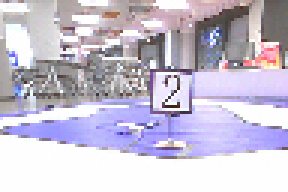
#> input picture data/test/2/10-128809.jpg, 96 x 64 px (shown 3 times larger)
$ python create_test.py
#> lines starting #> are read from the running program, lines starting #| are printed output that depends on the picture
'''
create_test.py: 创建测试集
测试集由OpenArt-mini实拍数据构成
由于实拍数据被裁减成96*64，而模型输入为160*64，故对多余部分补零
'''
import numpy as np
import cv2
import os

xs = []
ys = []
for cls in (2, 5, 10):
    for fn in os.listdir(f"data/test/{cls}"):
        img = cv2.imread(f"data/test/{cls}/{fn}")
#> img is the input picture: shape (64, 96, 3); mean B, G, R 210.7, 193.3, 199.6

        # 测试数据左右补零
        x = np.zeros([64, 160, 3], dtype=np.uint8)
        x[:, -96:] = img[..., (2, 1, 0)]            # OpenCV图片格式BGR，转成模型所需格式RGB
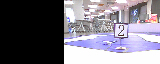
#> x: shape (64, 160, 3); mean R, G, B 119.8, 116, 126.4
        xs.append(x)
        ys.append(cls)

        # 测试数据左侧补零
        x = np.zeros([64, 160, 3], dtype=np.uint8)  # OpenCV图片格式BGR，转成模型所需格式RGB
        x[:, 32:128] = img[..., (2, 1, 0)]
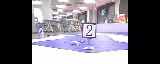
#> x: shape (64, 160, 3); mean R, G, B 119.8, 116, 126.4
        xs.append(x)
        ys.append(cls)

        # 测试数据右侧补零
        x = np.zeros([64, 160, 3], dtype=np.uint8)  # OpenCV图片格式BGR，转成模型所需格式RGB
        x[:, :96] = img[..., (2, 1, 0)]
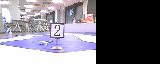
#> x: shape (64, 160, 3); mean R, G, B 119.8, 116, 126.4
#> (the run stopped early here; a loop or call above may not have finished)
